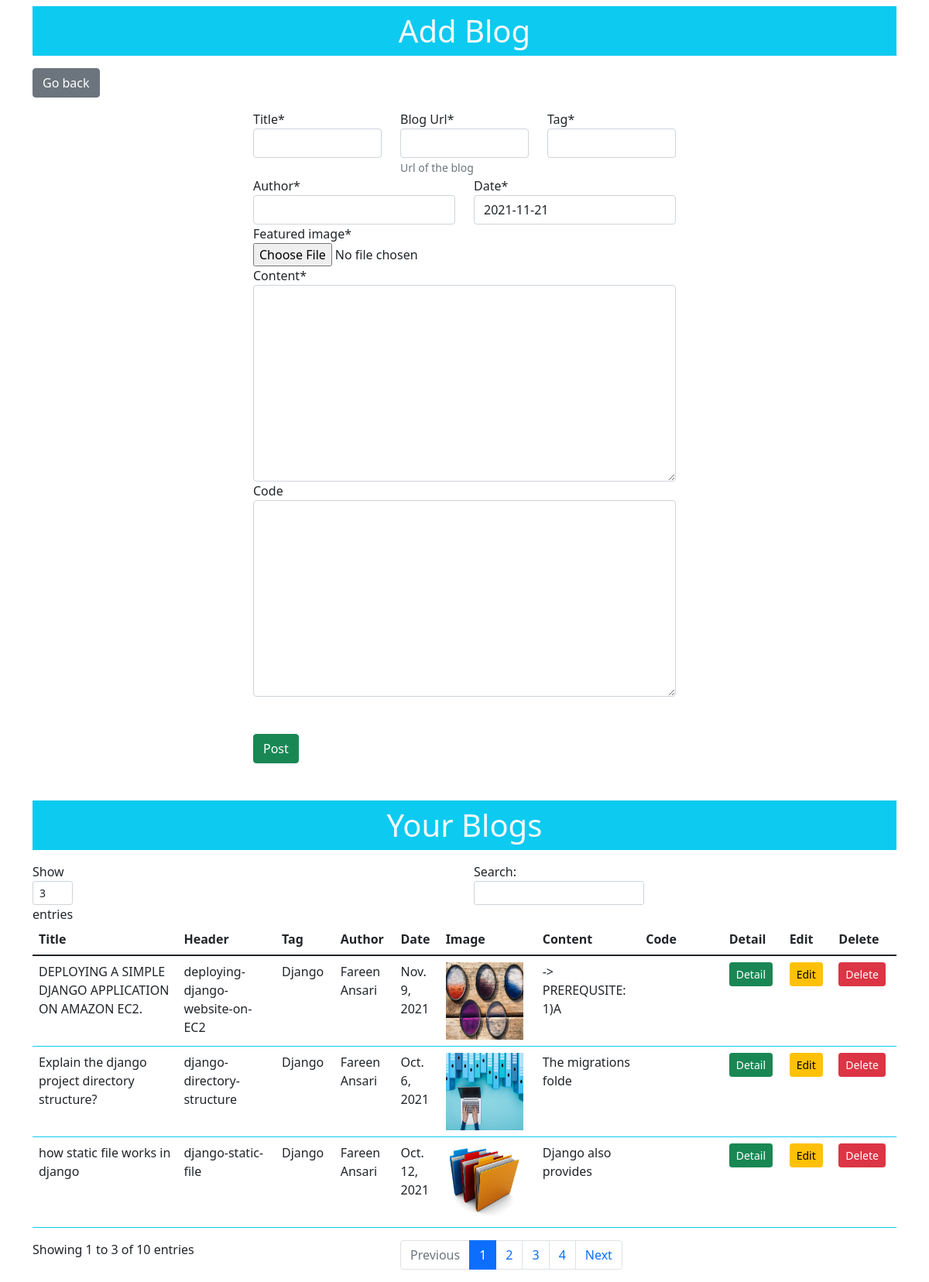
The app's page /addblog/ (signed in) with its own data.
### BlogApp/models.py (models this page shows)
class Blog(models.Model):
    featured_image = models.ImageField(upload_to='images')
    tag=models.CharField(max_length=40)
    title=models.CharField(max_length=800)
    content=models.TextField()
    date=models.DateField(default=datetime.datetime.now())
    author = models.CharField(max_length=30)
    slug=models.SlugField(max_length=40, unique=True, verbose_name="Blog Url", help_text="Url of the blog")
    code=models.TextField(null=True, blank=True)

### BlogApp/views.py (the view)
# urls.py: path('addblog/',views.BlogCreateView.as_view(), name="addblog"),
class BlogCreateView(LoginRequiredMixin, SuccessMessageMixin, CreateView):
    model=Blog
    form_class = BlogForm
    template_name = "addblog.html"
    success_url = reverse_lazy('addblog')
    success_message = "Blog Added!!"
    context_object_name = 'students'
    def get_context_data(self, **kwargs):
        context = super(BlogCreateView, self).get_context_data(**kwargs)
        context['blogs'] = Blog.objects.all()
        return context

### BlogApp/forms.py
class BlogForm(forms.ModelForm):
    class Meta:
        model = Blog
        fields = '__all__'

### templates/addblog.html (shortened to what this page needs)
<!doctype html>
<html lang="en">
{% load static %}
  <head>
    <link href="https://cdn.jsdelivr.net/npm/bootstrap@5.1.2/dist/css/bootstrap.min.css" rel="stylesheet">
  </head>
  <body>
{% load crispy_forms_tags %}
<div class="container">
<p class="bg-info text-light text-center p-2 mt-2 display-6">Add Blog</p>
<a class="btn btn-secondary mb-3" href="{% url 'home' %}">Go back</a>
<div class="row justify-content-md-center" >
    <div class="col-lg-6">
         <form action="" method="POST" enctype="multipart/form-data">
            <div class="row">
                <div class="col-lg-4">
                    {{form.title|as_crispy_field}}
                </div>
                <div class="col-lg-4">
                    {{form.slug|as_crispy_field}}
                </div>
                 <div class="col-lg-4">
                    {{form.tag|as_crispy_field}}
                </div>
                <div class="col-lg-6">
                    {{form.author|as_crispy_field}}
                </div>
                <div class="col-lg-6">
                    {{form.date|as_crispy_field}}
                </div>
                 <div class="col-lg-12">
                    {{form.featured_image|as_crispy_field}}
                </div>
                <div class="col-lg-12">
                    {{form.content|as_crispy_field}}
                </div>
                <div class="col-lg-12">
                    {{form.code|as_crispy_field}}
                </div>
            </div>
            <input class="btn btn-success mt-5" type="submit" value="Post">
        </form>
    </div>
</div>
</div>
<div class="container">
<p class="bg-info text-light text-center p-2 mt-2 display-6 mt-5">Your Blogs</p>
    {% if blogs %}
        <table class="table border-info" id="blog">
            <thead>
                <tr>
                <th scope="col">Title</th>
                <th scope="col">Header</th>
                <th scope="col">Tag</th>
                <th scope="col">Author</th>
                <th scope="col">Date</th>
                <th scope="col">Image</th>
                <th scope="col">Content</th>
                <th scope="col">Code</th>
                <th scope="col">Detail</th>
                <th scope="col">Edit</th>
                <th scope="col">Delete</th>
                </tr>
            </thead>
            <tbody>
            {% for i in blogs %}
                <tr>
                    <td>{{i.title}}</td>
                    <td>{{i.slug}}</td>
                    <td>{{i.tag}}</td>
                    <td>{{i.author}}</td>
                    <td>{{i.date}}</td>
                    <td><img src="{{i.featured_image.url}}" height="100px;" width="100px;"></td>
                    <td>{{i.content | slice:"20"}}</td>
                    <td>{{i.code | slice:"20"}}</td>
                    <td><a class='btn btn-success btn-sm' href="/detail/{{i.id}}">Detail</a></td>
                    <td><a class='btn btn-warning btn-sm' href="/updateblog/{{i.id}}">Edit</a></td>
                    <td><a class="btn btn-sm btn-danger text-decoration-none" href="/deleteblog/{{i.id}}">Delete</a></td>
                </tr>
                {% endfor %}
            </tbody>
            </table>
    {% else %}
        <p class="display-6 text-center">No have not posted and blog yet.</p>
    {% endif %}
</div>
  </body>
</html>

### records on screen
Blog: title "Explain the django project directory structure?", slug "django-directory-structure", tag "Django", author "Fareen Ansari", date "Oct. 6, 2021", featured_image (picture), content "The migrations folde"
Blog: title "how static file works in django", slug "django-static-file", tag "Django", author "Fareen Ansari", date "Oct. 12, 2021", featured_image (picture), content "Django also provides"
Blog: title "DEPLOYING A SIMPLE DJANGO APPLICATION ON AMAZON EC2.", slug "deploying-django-website-on-EC2", tag "Django", author "Fareen Ansari", date "Nov. 9, 2021", featured_image (picture), content "-> PREREQUSITE: 1)A"
